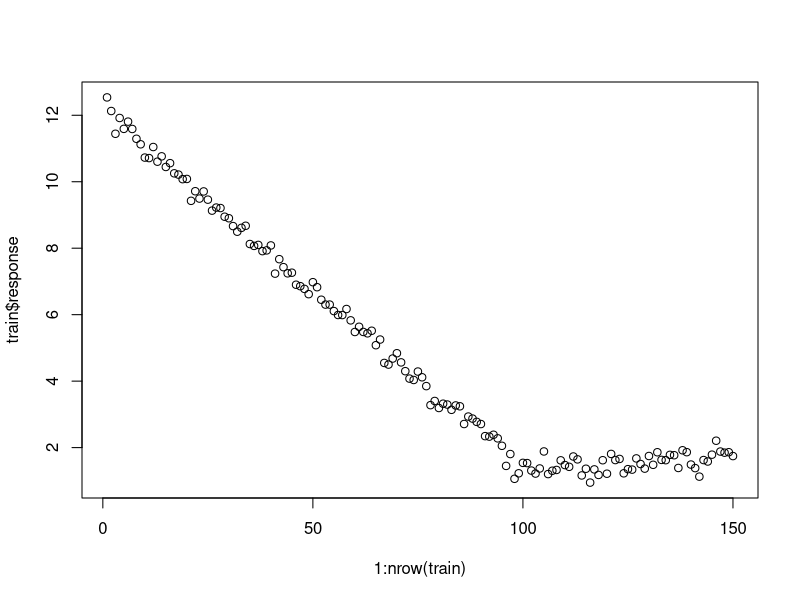
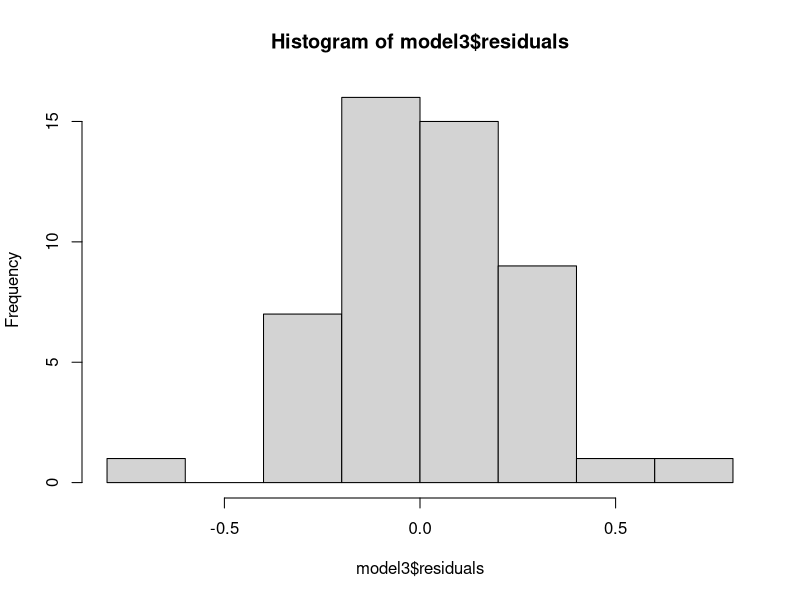
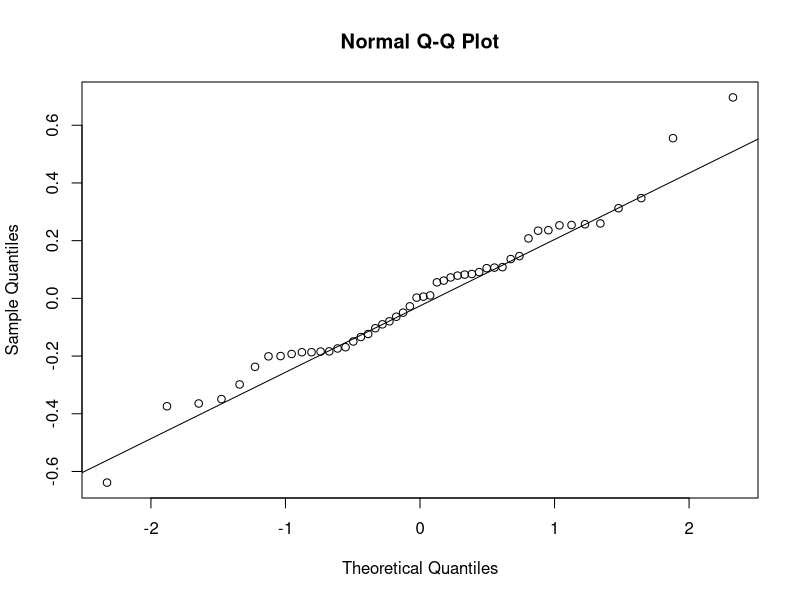
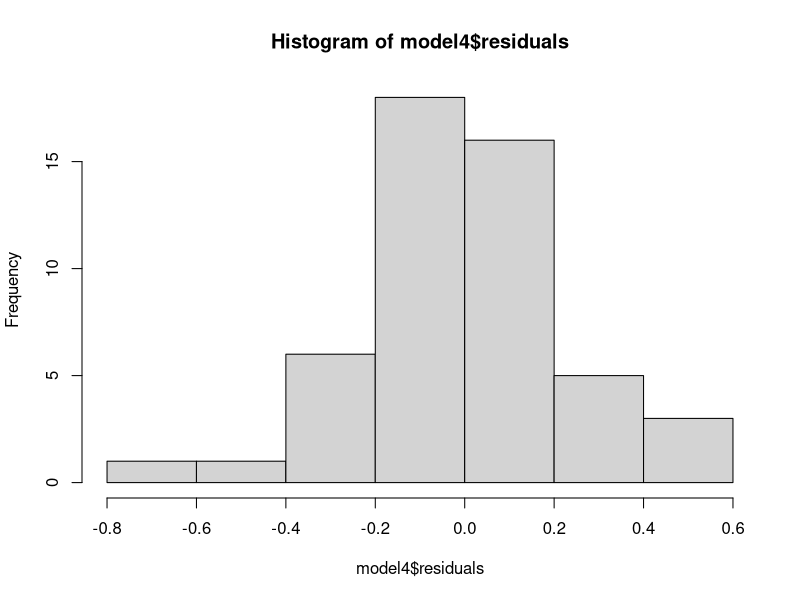
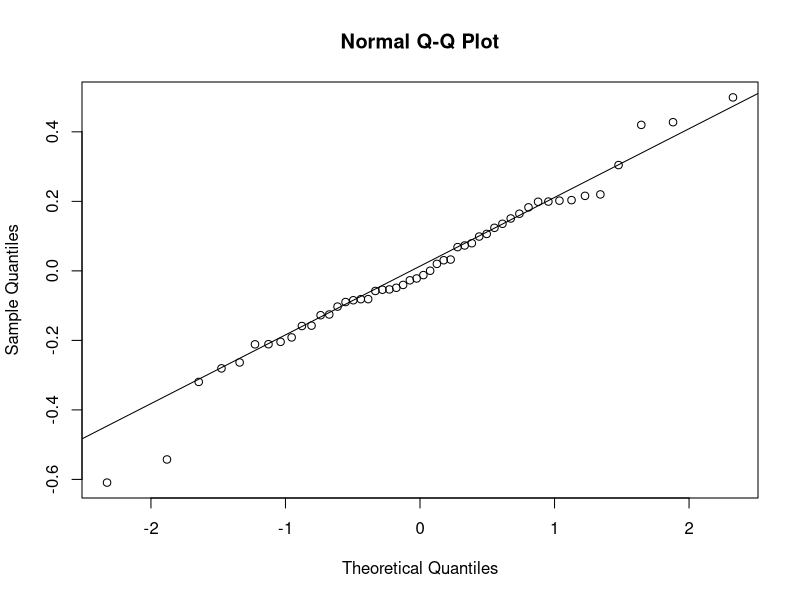
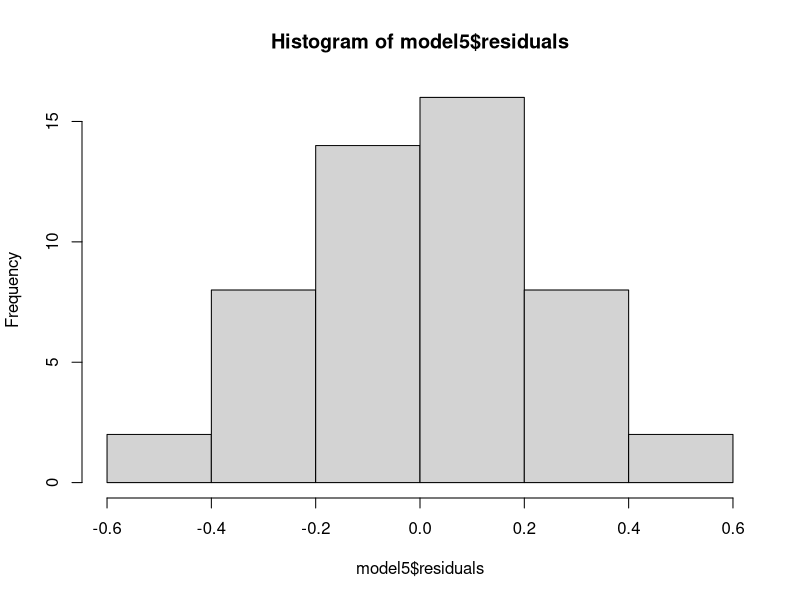
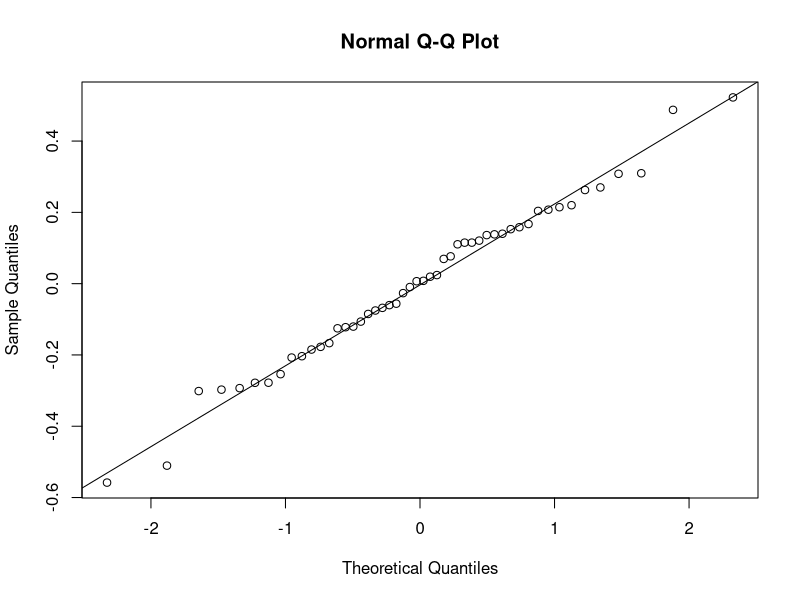
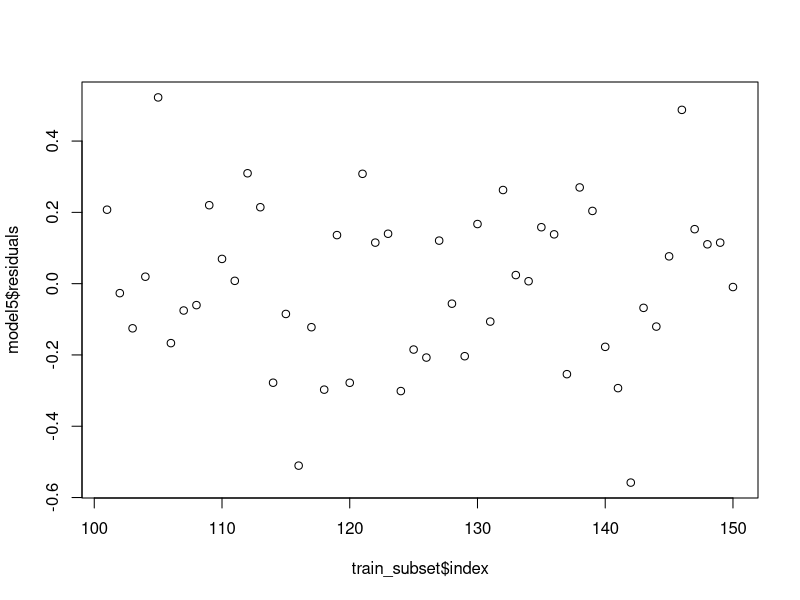

These figures' R source, in order:

library("car")
library("MASS")

q2 <- read.table(
  "finaltr2.dat",
  header = F,
  as.is = T,
  col.names = c('a','b','c','d','e','f','g','h','i','j','response')
)
c = ncol(q2)
r = nrow(q2)

head(q2)

train = q2[1:150,]
train$response = as.numeric(train$response)
test_x = q2[151:nrow(q2),][,c('a','b','c','d','e','f','g','h','i','j')]
test_y = read.table("finalprq2.dat", header = F, as.is = T, col.names = c('response'))

tail(train)
head(test_x)
head(test_y)

test_x$index = 151:200

# plot(train$a, train$response)
# plot(train$b, train$response)
# plot(train$c, train$response)
# plot(train$d, train$response)
# plot(train$e, train$response)
# plot(train$f, train$response)
# plot(train$g, train$response)
# plot(train$h, train$response)
# plot(train$i, train$response)
# plot(train$j, train$response)
# plot(1:nrow(train), train$response)

# this shows us that we don't need the first 100 data points at all since it's not indicative of the test data
plot(1:nrow(train), train$response)

train$index = 1:nrow(train)

cor(train)

model2 = lm(response ~ a + index, data=train)
anova(model2)

# pick only where a is 1
# this is fine since our test data only contains a=1
# if we want to know about a=0, we can train 2 different models
train[101:150,]

# model3 = lm(log(response) ~ as.factor(a) + f + index, data=train)
model3 = lm(response ~ b + c + d + e + f + g + h + i + j, data=train[101:150,])
anova(model3)
Anova(model3)
summary(model3)

hist(model3$residuals)
qqnorm(model3$residuals)
qqline(model3$residuals)

cor(train[101:150,])

model4 = lm(response ~ b + e + f + g + i + j + index, data=train[101:150,])
anova(model4)
Anova(model4)
summary(model4)

hist(model4$residuals)
qqnorm(model4$residuals)
qqline(model4$residuals)

model5 = lm(response ~ index, data=train[101:150,])
anova(model5)
Anova(model5)
summary(model5)

hist(model5$residuals)
qqnorm(model5$residuals)
qqline(model5$residuals)

train_subset = train[101:150,]

plot(train_subset$index, model5$residuals)

plot(train_subset$a, train_subset$response)
plot(train_subset$b, train_subset$response)
plot(train_subset$c, train_subset$response)
plot(train_subset$d, train_subset$response)
plot(train_subset$e, train_subset$response)
plot(train_subset$f, train_subset$response)
plot(train_subset$g, train_subset$response)
plot(train_subset$h, train_subset$response)
plot(train_subset$i, train_subset$response)
plot(train_subset$j, train_subset$response)

predict_test_model2 = predict(model2, test_x)
predict_test_model3 = predict(model3, test_x)
predict_test_model4 = predict(model4, test_x)
predict_test_model5 = predict(model5, test_x)

sum((predict_test_model2 - test_y) ** 2)
mean(((predict_test_model2 - test_y) ** 2)$response)

sum((predict_test_model3 - test_y) ** 2)
mean(((predict_test_model3 - test_y) ** 2)$response)

sum((predict_test_model4 - test_y) ** 2)
mean(((predict_test_model4 - test_y) ** 2)$response)

sum((predict_test_model5 - test_y) ** 2)
mean(((predict_test_model5 - test_y) ** 2)$response)

data.frame("predicted"=predict_test_model5, "real"=test_y$response)

write.table(predict_test_model5, file="PR2_submit.dat", col.names = F, row.names = F)
